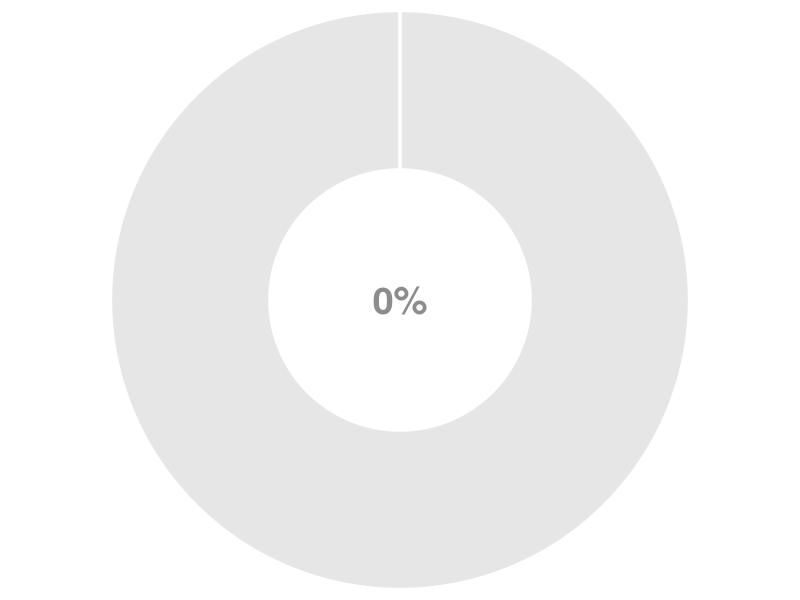
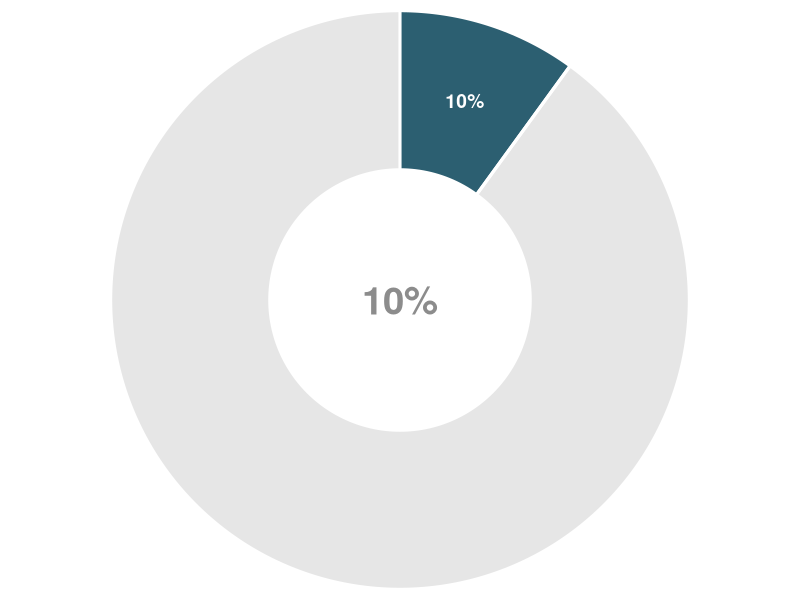
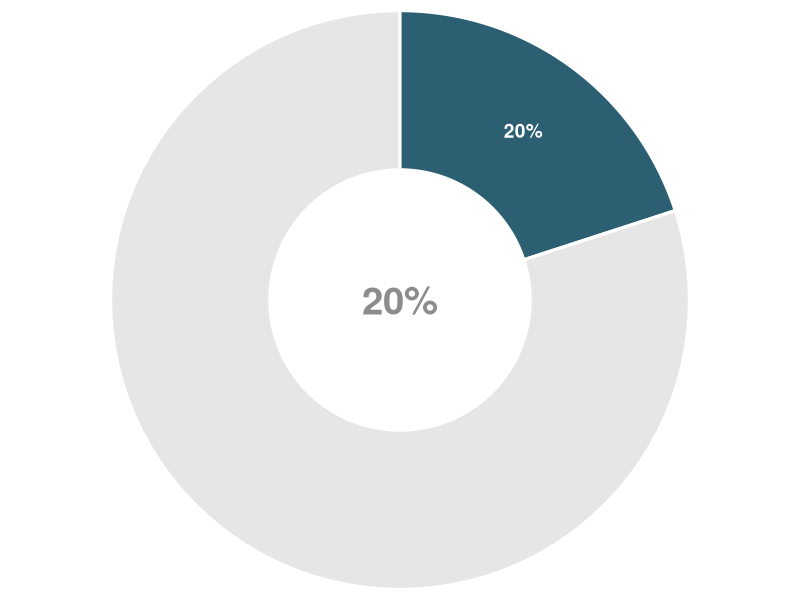
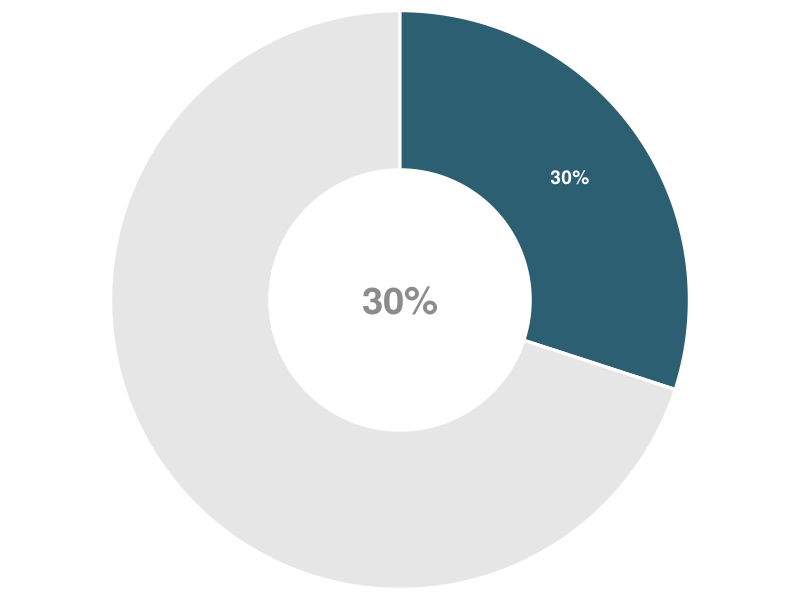
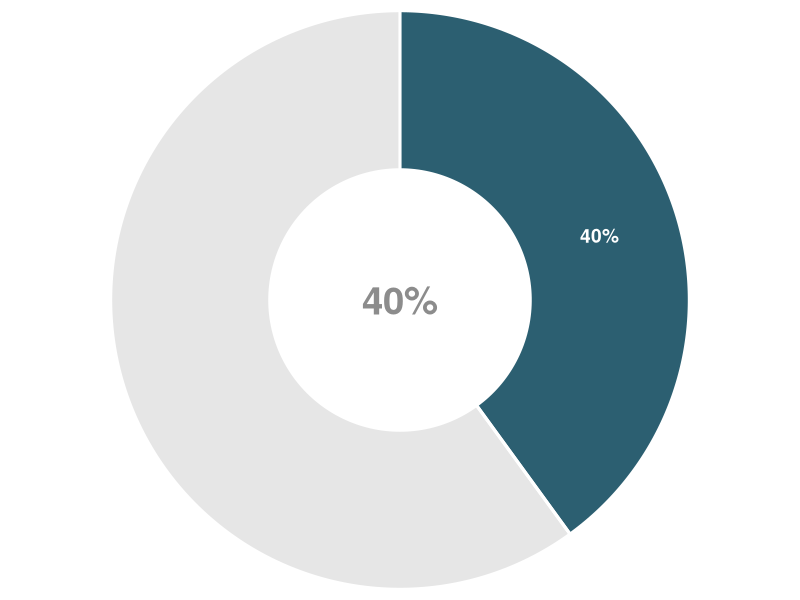
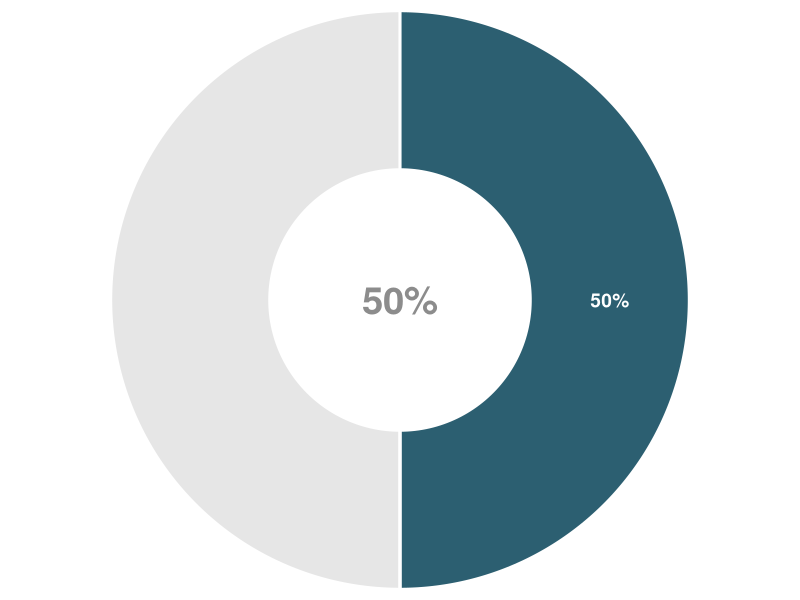
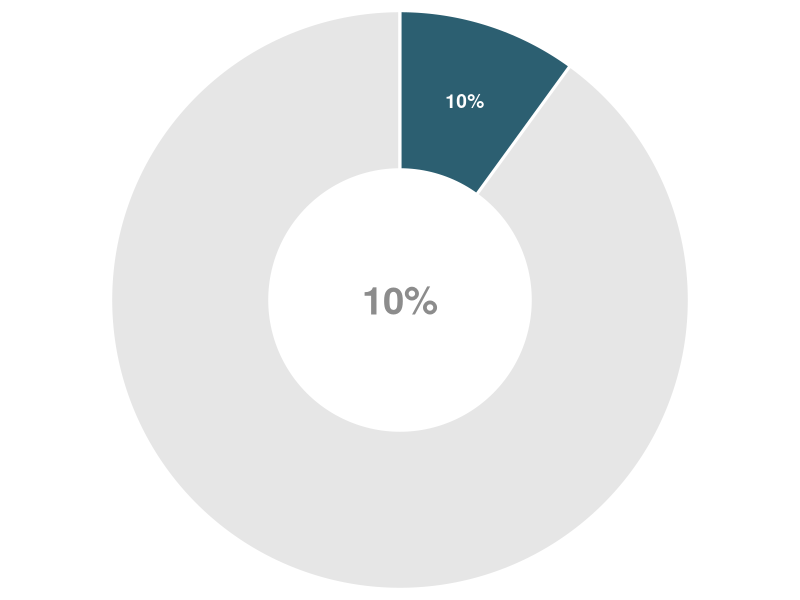
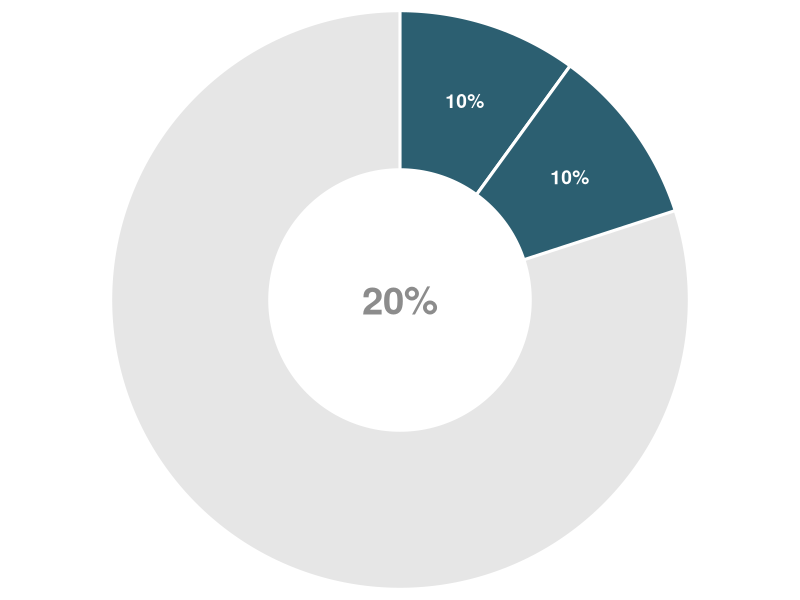

R code for these plots, in order: (Note: this script raises an error after producing the figures.)
# create doughnut plots for seagrass management levels
# uses the 'circlize' package

# function to generate the doughnut plot
# agruments:
# prop.1: status-quo proportion (as a %)
# prop.2: increase proportion due to management option (as a %)
# col.1: colour to represent status-quo proportion
# col.2: colour to represent management proportion
doughnut <- function(prop.1, prop.2, col.1, col.2){
  require(circlize)
  par(mar = c(0, 0, 0, 0), bg = rgb(1, 1, 1, 0))
  plot(c(-0.96, 0.96), c(-0.96, 0.96), type = "n", axes = FALSE, ann = FALSE, 
       asp = 1)
  draw.sector(0, 360, rou1 = 1, rou2 = , clock.wise = TRUE, 
              col = rgb(1, 1, 1, 0.85), lwd = 3, border = rgb(1, 1, 1, 0.85))
  draw.sector(0, 360, rou1 = 1, rou2 = 0.45, clock.wise = TRUE, col = grey(0.9),
              lwd = 3, border = "white")
  draw.sector(90, 90 - (prop.1 * 3.6), rou1 = 1, rou2 = 0.45, clock.wise = TRUE,
              col = col.1, lwd = 3, border = "white")
  draw.sector(90 - (prop.1 * 3.6), 90 - ((prop.1 + prop.2) * 3.6), rou1 = 1, 
              rou2 = 0.45, clock.wise = TRUE, col = col.2, lwd = 3, 
              border = "white")
  
  
  A <- abs(90 - abs(180 - (360 * ((prop.1 * 0.5) / 100))))
  prop.1.y <- 0.725 * sin(A * (pi/180))
  prop.1.x <- sqrt((0.725^2 - prop.1.y^2))
  if(prop.1/2 > 50) prop.1.x <- prop.1.x * -1
  if((prop.1/2 > 25) & (prop.1/2 < 75)) prop.1.y <- prop.1.y * -1
  if(prop.1 > 0) text(prop.1.x, prop.1.y, paste0(prop.1, "%"), cex = 1.15, col = "white", font = 2)
  
  B <- abs(90 - abs(180 - (360 * ((prop.1 + (prop.2 / 2)) / 100))))
  prop.2.y <- 0.725 * sin(B * (pi/180))
  prop.2.x <- sqrt((0.725^2 - prop.2.y^2))
  if(prop.1 + prop.2/2 > 50) prop.2.x <- prop.2.x * -1
  if((prop.1 + prop.2/2 > 25) & (prop.1 + prop.2/2 < 75)) prop.2.y <- prop.2.y * -1
  if(prop.2 > 0) text(prop.2.x, prop.2.y, paste0(prop.2, "%"), cex = 1.15, col = "white", font = 2)
  text(0, 0, paste0(prop.1 + prop.2, "%"), cex = 2.3, col = grey(0.55), font = 2)
}

# function to save the plot to a svg file 
# note: stored in folder 'img' and takes the name from the levels
doughnut.svg <- function(prop.1, prop.2, col.1, col.2){
  require(stringr)
  svg(paste0("img/level-", str_pad(prop.1, 3, pad = "0"), "-",
             str_pad(prop.2, 3, pad = "0"), ".svg"), 
      width = 2, height = 2, bg = "transparent")
  doughnut(prop.1, prop.2, col.1, col.2)
  dev.off()   
}

# function to save the plot to a png file 
# note: stored in folder 'img' and takes the name from the levels
doughnut.png <- function(prop.1, prop.2, col.1, col.2){
  svg(paste0("img/level-", str_pad(prop.1, 3, pad = "0"), "-",
             str_pad(prop.2, 3, pad = "0"), ".png"), 
      width = 2, height = 2, bg = "transparent")
  doughnut(prop.1, prop.2, col.1, col.2)
  dev.off()   
}

# colours for status-quo and management levels
col.1 <- "#2C5F71"#"#d73027"
col.2 <- "#2C5F71"#"#1a9850"

# set the range for status-quo and the maximum after management
min.sq <- 0 # as a %
max.sq <- 50 # as a %
max.after.policy <- 90 # as a %
# set the increment level
level.increment <- 10 # as a %

# generate the status-quo levels (based on constraints above)
sq.levs <- seq(ceiling(min.sq / level.increment) * level.increment,
               floor(max.sq / level.increment) * level.increment, 
               by = level.increment)
# generate the management levels (based on constraints above)
policy.levs <- seq(0,
                   floor(max.after.policy / level.increment) * level.increment, 
                   by = level.increment)

# generate the full list of (status-quo and management) level combinations
proportion_combns <- expand.grid(sq.levs, policy.levs)

# sum the combinations
proportion_combns$sum <- apply(proportion_combns, 1, sum)
# exclude combinations greater than maximum allowed (set above)
# drop the sum column
proportion_combns <- proportion_combns[proportion_combns$sum <= max.after.policy, -3]

# plot and save the doughnut plots 
for(i in 1:nrow(proportion_combns)){
  doughnut.svg(proportion_combns[i, 1], proportion_combns[i, 2], col.1, col.2)
  #  doughnut.png(proportion_combns[i, 1], proportion_combns[i, 2], col.1, col.2)
}
